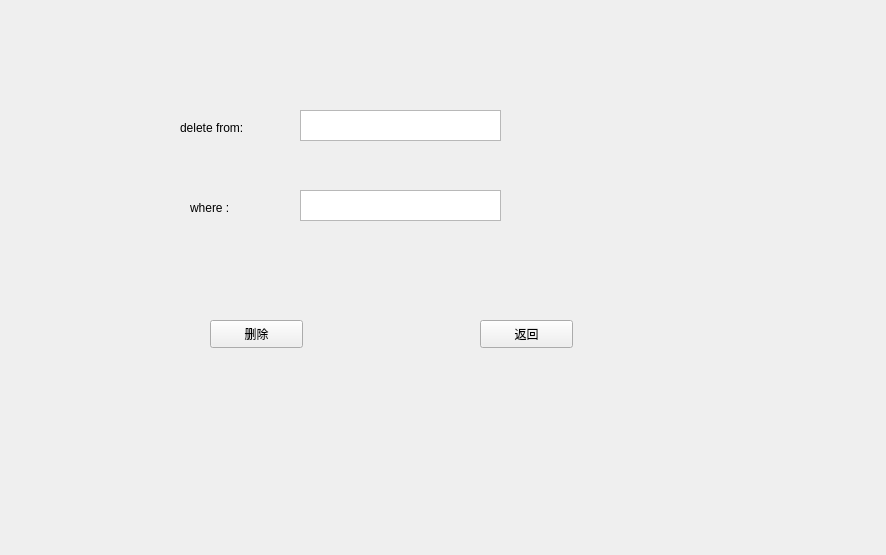
<?xml version="1.0" encoding="UTF-8"?>
<ui version="4.0">
 <class>deleteTable</class>
 <widget class="QWidget" name="deleteTable">
  <property name="geometry">
   <rect>
    <x>0</x>
    <y>0</y>
    <width>886</width>
    <height>555</height>
   </rect>
  </property>
  <property name="windowTitle">
   <string>Form</string>
  </property>
  <widget class="QLabel" name="delete_Lable">
   <property name="geometry">
    <rect>
     <x>180</x>
     <y>120</y>
     <width>101</width>
     <height>16</height>
    </rect>
   </property>
   <property name="text">
    <string>delete from:</string>
   </property>
  </widget>
  <widget class="QLabel" name="label_2">
   <property name="geometry">
    <rect>
     <x>190</x>
     <y>200</y>
     <width>101</width>
     <height>16</height>
    </rect>
   </property>
   <property name="text">
    <string>where :</string>
   </property>
  </widget>
  <widget class="QTextEdit" name="delete_textEdit">
   <property name="geometry">
    <rect>
     <x>300</x>
     <y>110</y>
     <width>201</width>
     <height>31</height>
    </rect>
   </property>
  </widget>
  <widget class="QTextEdit" name="where_textEdit">
   <property name="geometry">
    <rect>
     <x>300</x>
     <y>190</y>
     <width>201</width>
     <height>31</height>
    </rect>
   </property>
  </widget>
  <widget class="QPushButton" name="delete_pushButton">
   <property name="geometry">
    <rect>
     <x>210</x>
     <y>320</y>
     <width>93</width>
     <height>28</height>
    </rect>
   </property>
   <property name="text">
    <string>删除</string>
   </property>
  </widget>
  <widget class="QPushButton" name="back_pushButton">
   <property name="geometry">
    <rect>
     <x>480</x>
     <y>320</y>
     <width>93</width>
     <height>28</height>
    </rect>
   </property>
   <property name="text">
    <string>返回</string>
   </property>
  </widget>
 </widget>
 <resources/>
 <connections/>
</ui>
